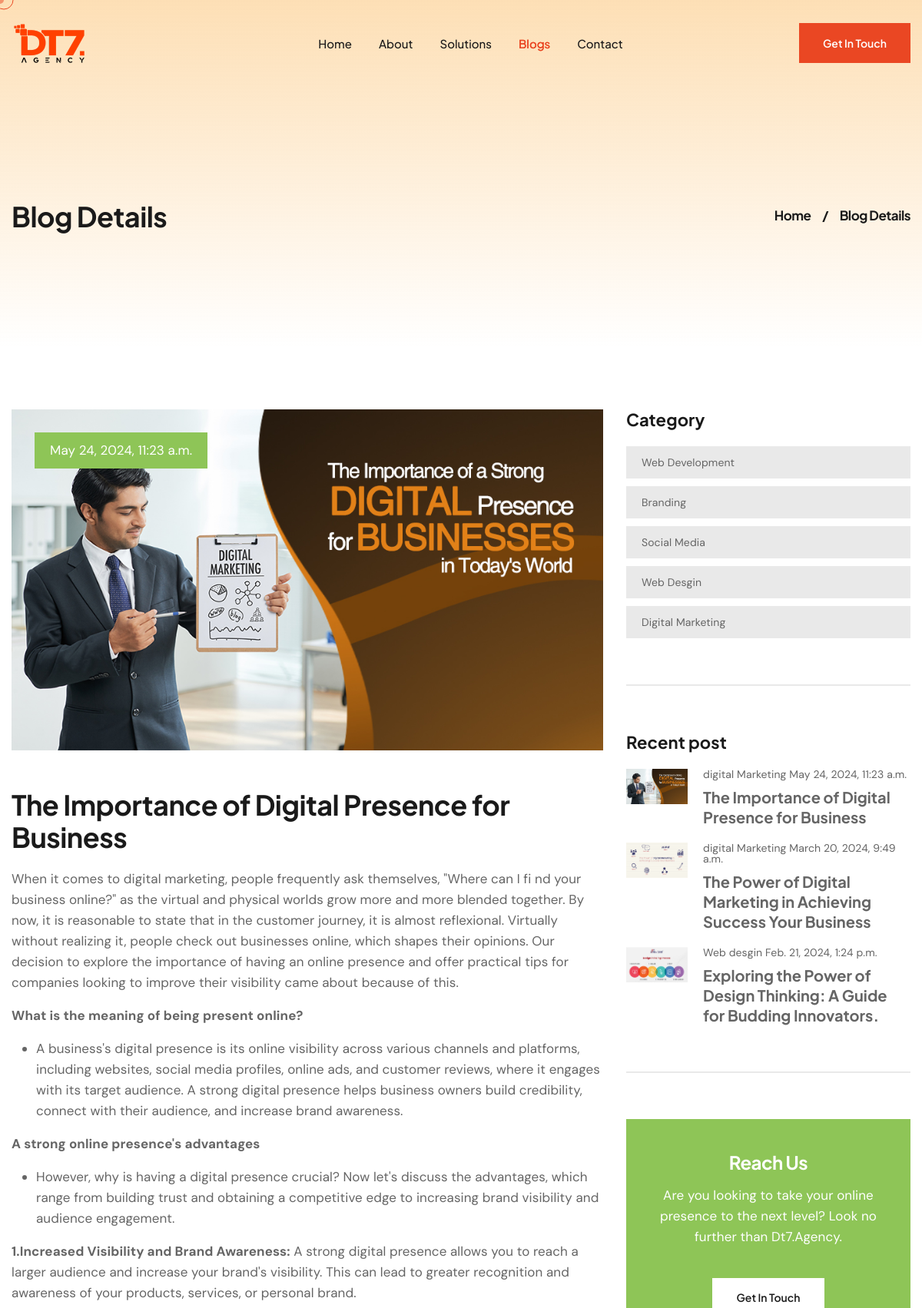
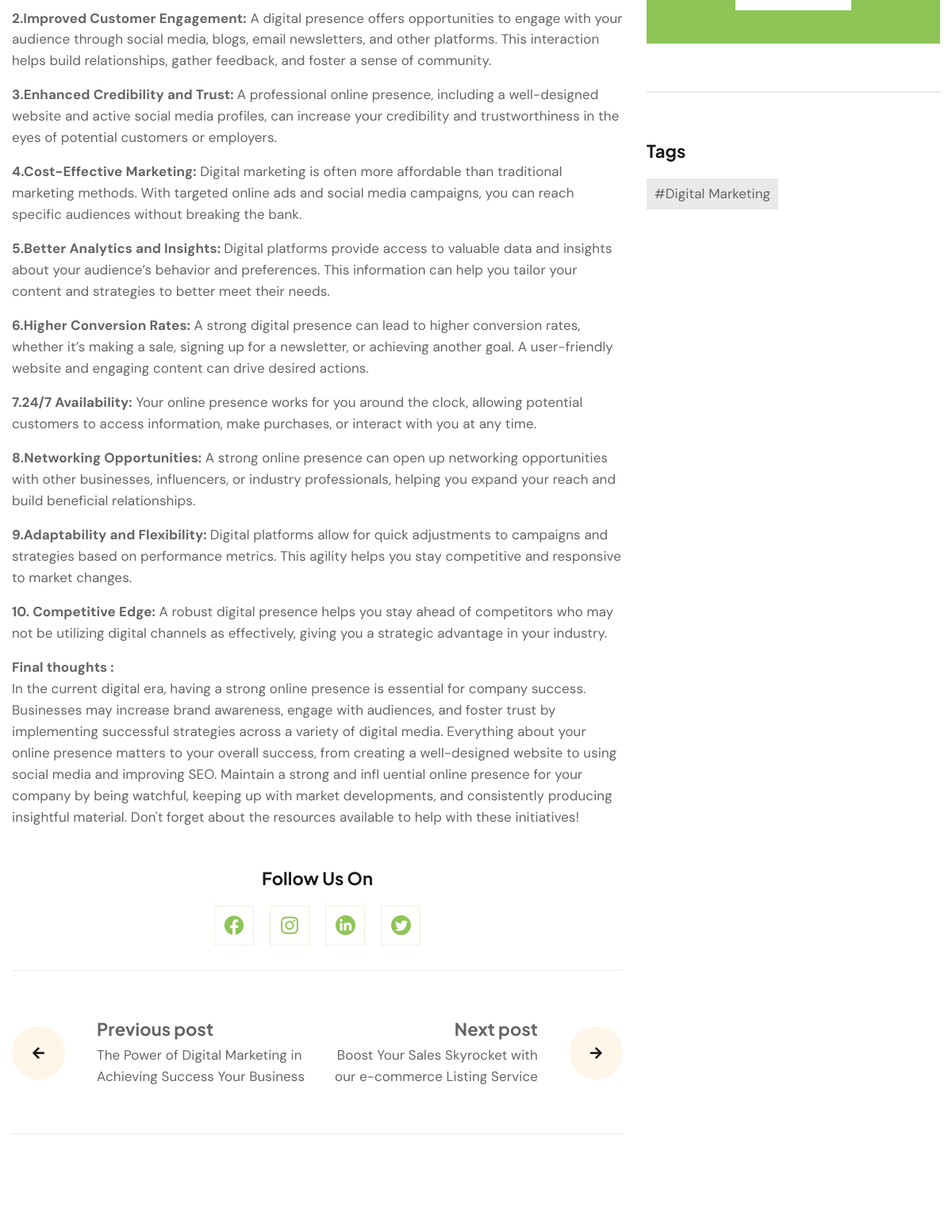
Page /blog/The-importance-of-digital-presence-for-business (upper part) on the committed database (2 pictures, top to bottom).
### DT7App/models.py (models this page shows)
class BlogPost(models.Model):
    Id = models.AutoField(primary_key=True)
    Category = models.ForeignKey(Category,on_delete=models.CASCADE,related_name='categories')
    Title =  models.CharField(max_length=225,default="title")
    Image1 = models.ImageField(upload_to='uploads/')
    Body = RichTextField(blank=True,null=True)
    Sluglink = models.CharField(max_length=200 ,blank=True,null=True)
    Tags = models.CharField(max_length=100 )
    CreatedName =  models.CharField(max_length=100)
    Create_at = models.DateTimeField(default=datetime.now)
    status = models.IntegerField(choices=STATUS, default=0)
    class Meta:
        ordering = ['-Create_at']
    def __str__(self):
            return self.Title

class Category(models.Model):
        Name = models.CharField(max_length=30,default="heading")
        Created = models.DateTimeField(default=datetime.now)
        def __str__(self):
            return self.Name
        class Meta:
            verbose_name ='Category'
            verbose_name_plural = 'Categories'

### DT7App/views.py (the view)
# urls.py: path('blog/<str:slug>', Blogdetails , name='blog'),
def Blogdetails(request,slug):
    blog_list = BlogPost.objects.filter().order_by('-Id')[:3]
    selectpost = BlogPost.objects.get(Sluglink=slug)
    totalcategories = Category.objects.all()
    all_posts = BlogPost.objects.order_by('Id')
    selected_index = None
    for i, post in enumerate(all_posts):
        if post == selectpost:
            selected_index = i
            break
    previous_post = None
    next_post = None
    if selected_index is not None:
        if selected_index > 0:
            previous_post = all_posts[selected_index - 1]
        else:
            previous_post = all_posts.last()
        if selected_index < len(all_posts) - 1:
            next_post = all_posts[selected_index + 1]
        else:
            next_post = all_posts.first()
    context =  {'selectpost':selectpost,'totalcategories':totalcategories,'blog_list':blog_list,'previous_post': previous_post,
        'next_post': next_post,'navbar':'Blog'}
    print(next_post,previous_post)
    return render(request, 'uifiles/blogdetails.html',context)

### templates/uifiles/blogdetails.html (shortened to what this page needs)
{% extends 'uifiles/subase.html' %}
{% load static %}
{% block content %}
        <section class="page-header">
            <div class="container">
                <div class="page-header__content">
                    <h2 class="page-header__title wow animated fadeInLeft" data-wow-delay="0.1s" data-wow-duration="1500ms">Blog Details</h2>
                    <ul class="digihub-breadcrumb">
                        <li><a href="index.html">Home</a></li>
                        <li>/</li>
                        <li><span>Blog Details</span></li>
                    </ul>
                </div>
            </div>
        </section>
        <section class="blog-details-page">
            <div class="container">
                <div class="row">
                    {% if selectpost %}
                    <div class="col-xl-8 col-lg-7">
                        <div class="blog-details-page__content">
                            <div class="blog-details-page__post wow animated fadeInUp" data-wow-delay="0.1s" data-wow-duration="1500ms">
                                <div class="blog-details-page__post-img-box">
                                    <img src="/media/{{selectpost.Image1}}" alt="assets/images/blog/blog-details-1.jpg" class="blog-details-page__post-img">
                                    <p class="blog-details-page__post-date">{{selectpost.Create_at}}</p>
                                </div>
                                <div class="blog-details-page__post-content">
                                    <h3 class="blog-details-page__post-title">{{selectpost.Title}}</h3>
                                    <p class="blog-details-page__post-desc"> {{selectpost.Body|safe}}</p>
                                </div>
                            </div>
                            <div class="blog-details-page__social-box">
                                <h3 class="blog-details-page__social-title">Follow Us on</h3>
                                <ul class="blog-details-page__social">
                                    <li class="blog-details-page__social-item">
                                        <a href="https://www.facebook.com/dt7solutions" class="blog-details-page__social-link" >
                                            <i class="fab fa-facebook"></i>
                                        </a>
                                    </li>
                                    <li class="blog-details-page__social-item">
                                        <a href="https://www.instagram.com/dt7solutions/" class="blog-details-page__social-link">
                                            <i class="fab fa-instagram"></i>
                                        </a>
                                    </li>
                                    <li class="blog-details-page__social-item">
                                        <a href="https://www.linkedin.com/company/dt7-solutions/" class="blog-details-page__social-link blog-details-page__social-link--fb">
                                        </a>
                                    </li>
                                    <li class="blog-details-page__social-item">
                                        <a href="https://twitter.com/dt7solutions" class="blog-details-page__social-link blog-details-page__social-link--twitter">
                                        </a>
                                    </li>
                                </ul>
                            </div>
                            <div class="blog-details-page__pagination">
                                {% if previous_post %}
                                <div class="blog-details-page__prev-box">
                                    <a href="{% url 'blog' slug=previous_post.Sluglink %}" class="blog-details-page__prev-icon">
                                        <i class="fas fa-arrow-left"></i>
                                    </a>
                                    <div class="blog-details-page__prev-content">
                                        <h3 class="blog-details-page__prev-title">Previous post</h3>
                                        <p class="blog-details-page__prev-text"> {{ previous_post.Title }}</p>
                                    </div>
                                </div>
                                {% endif %}
                                {% if next_post %}
                                <div class="blog-details-page__next-box">
                                    <div class="blog-details-page__next-content">
                                        <h3 class="blog-details-page__next-title">Next post</h3>
                                        <p class="blog-details-page__next-text"> {{ next_post.Title }}</p>
                                    </div>
                                    <a href="{% url 'blog' slug=next_post.Sluglink %}" class="blog-details-page__next-icon">
                                        <i class="fas fa-arrow-right"></i>
                                    </a>
                                </div>
                                {% endif %}
                            </div>
                        </div>
                    </div>
                    {% endif %}
                    <div class="col-xl-4 col-lg-5">
                        <div class="page-sidebar">
                            <div class="page-sidebar__category page-sidebar__single wow animated fadeInLeft" data-wow-delay="0.1s" data-wow-duration="1500ms">
                                <h3 class="page-sidebar__category-title page-sidebar__title">Category</h3>
                                <ul class="page-sidebar__category-list">
                                    {% for category in totalcategories %}
                                    <li class="page-sidebar__category-item">
                                        <a href="#" class="page-sidebar__category-link"><span>{{ category.Name }}</span> </a>
                                    </li>
                                    {% endfor %}
                                </ul>
                            </div>
                            <div class="page-sidebar__line page-sidebar__single"></div>
                            <div class="page-sidebar__post page-sidebar__single wow animated fadeInLeft" data-wow-delay="0.1s" data-wow-duration="1500ms">
                                <h3 class="page-sidebar__post-title page-sidebar__title">Recent post</h3>
                                {% for blogitem in blog_list %}
                                <div class="page-sidebar__post-box">
                                    <a href="blog-details.html" class="page-sidebar__post-img-box">
                                        <img src="/media/{{blogitem.Image1}}" alt="post" class="page-sidebar__post-img">
                                    </a>
                                    <div class="page-sidebar__post-content">
                                        <p class="page-sidebar__post-date"><span>{{blogitem.Category}}</span> <span>{{blogitem.Create_at}}</span></p>
                                        <a href="blog-details.html" class="page-sidebar__post-title-link">{{blogitem.Title}}</a>
                                    </div>
                                </div>
                                {% endfor %}
                            </div>
                            <div class="page-sidebar__line page-sidebar__single"></div>
                            <div class="page-sidebar__offer page-sidebar__single wow animated fadeInLeft" data-wow-delay="0.1s" data-wow-duration="1500ms">
                                <h3 class="page-sidebar__offer-title">Reach Us</h3>
                                <p class="page-sidebar__offer-desc">Are you looking to take your online presence to the next level? Look no further than Dt7.Agency.</p>
                                <a href="/contact/" class="page-sidebar__offer-btn digihub-btn digihub-btn--primary">Get In Touch </a>
                            </div>
                            <div class="page-sidebar__line page-sidebar__single"></div>
                            <div class="page-sidebar__tag page-sidebar__single wow animated fadeInLeft" data-wow-delay="0.1s" data-wow-duration="1500ms">
                                <h3 class="page-sidebar__tag-title page-sidebar__title">Tags</h3>
                                <div class="page-sidebar__tag-box">
                                    <a href="#" class="page-sidebar__tag-btn">{{selectpost.Tags}}</a>
                                </div>
                            </div>
                        </div>
                    </div>
                </div>
            </div>
        </section>
{% endblock %}

### rows in the picture
BlogPost: Image1 (picture), Create_at "May 24, 2024, 11:23 a.m.", Title "The Importance of Digital Presence for Business", Body "When it comes to digital marketing, people frequently ask themselves, \"Where can I fi nd your business online?\" as the virtual and physical worlds grow more and more blended together. By now, it is reasonable to state that in the customer journey, it is almost reflexional. Virtually without realizing it, people check out businesses online, which shapes their opinions. Our decision to explore the importance of having an online presence and offer practical tips for companies looking to improve their visibility came about because of this. What is the meaning of being present online? A business's digital presence is its online visibility across various channels and platforms, including…", Category "digital Marketing", Tags "#Digital Marketing"
BlogPost: Title "The Power of Digital Marketing in Achieving Success Your Business", Image1 (picture), Category "digital Marketing", Create_at "March 20, 2024, 9:49 a.m."
BlogPost: Title "Boost Your Sales Skyrocket with our e-commerce Listing Service"
Category: Name "Web Development"
Category: Name "Branding"
Category: Name "Social Media"
Category: Name "Web Desgin"
Category: Name "Digital Marketing"
BlogPost: Image1 (picture), Category "Web desgin", Create_at "Feb. 21, 2024, 1:24 p.m.", Title "Exploring the Power of Design Thinking: A Guide for Budding Innovators."
